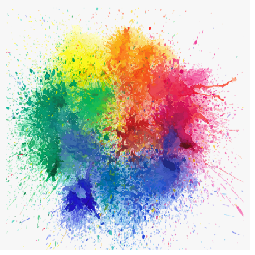
//> input picture fadeev_a_u/lab02/lab02/pic.png, 255 x 255 px
$ ./Source   (built with g++ and OpenCV 4)
//> lines starting //> are read from the running program, lines starting //| are printed output that depends on the picture; after the words box and inside, x2 and y2 are one past the last pixel; in counts of white or black regions, pixels touching at a corner belong together
#include <opencv2/opencv.hpp>
#include <array>
using namespace cv;
using namespace std;

int main() {
    Mat img = imread("pic.png");
//> img is the input picture: 255 rows x 255 cols, CV_8UC3; mean B, G, R 192.6, 197, 199
    imwrite("pic_good.jpeg", img, { IMWRITE_JPEG_QUALITY, 95 });
    imwrite("pic_bad.jpeg", img, { IMWRITE_JPEG_QUALITY, 65 });
    Mat img_good = imread("pic_good.jpeg");
    Mat img_bad = imread("pic_bad.jpeg");


    int cols = img.cols;
//> cols = 255
    int rows = img.rows;
//> rows = 255
    Mat result(rows * 3, cols * 5, CV_8UC3);
    img.copyTo(result(Rect2d(0, 0, cols, rows)));
    img_good.copyTo(result(Rect2d(0, rows, cols, rows)));
    img_bad.copyTo(result(Rect2d(0, 2*rows, cols, rows)));

    array<Mat, 3> ar;
    split(img, ar);


    for (int i = 0; i < 3; ++i) {
        Mat tmp;
        merge(array<Mat, 3>({ ar[i], ar[i], ar[i] }), tmp);
        tmp.copyTo(result(Rect2d((i+1) * cols, 0, cols, rows)));
    }
//> result: 765 rows x 1275 cols, CV_8UC3; mean B, G, R 77.7, 78.6, 79

    array<Mat, 3> for_splitting;

    split(img_good, for_splitting);
    for (int i = 0; i < 3; ++i) {
        Mat tmp;
        absdiff(for_splitting[i], ar[i], tmp);
        merge(array<Mat, 3>({ tmp, tmp, tmp }), tmp);
        tmp.copyTo(result(Rect2d((i + 1) * cols, rows, cols, rows)));
    }
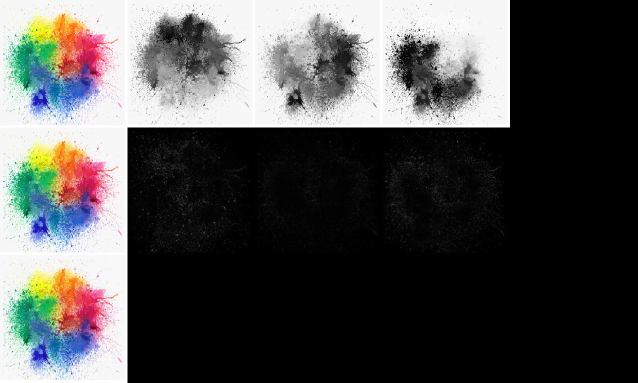
//> result: 765 rows x 1275 cols, CV_8UC3 (shown at 1/2 size); mean B, G, R 78.8, 79.7, 80.1

    split(img_bad, for_splitting);
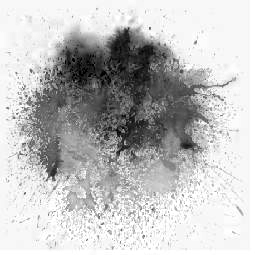
//> for_splitting[0]: 255 rows x 255 cols, CV_8UC1; min 0, max 255, mean 192.3
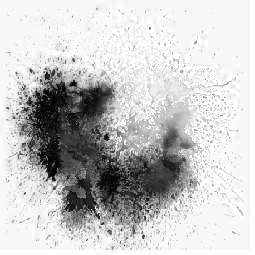
//> for_splitting[2]: 255 rows x 255 cols, CV_8UC1; min 0, max 255, mean 198.6
    for (int i = 0; i < 3; ++i) {
        Mat tmp;
        absdiff(for_splitting[i], ar[i], tmp);
        merge(array<Mat, 3>({ tmp, tmp, tmp }), tmp);
        tmp.copyTo(result(Rect2d((i + 1) * cols, 2*rows, cols, rows)));
    }
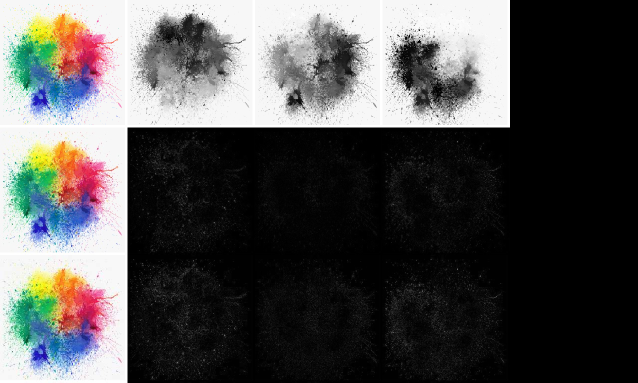
//> result: 765 rows x 1275 cols, CV_8UC3 (shown at 1/2 size); 18.55% of pixels changed, all inside (x1, y1, x2, y2) = (255, 510, 1020, 765)

    Mat grayimg, grayjgood, grayjbad;
    cvtColor(img, grayimg, COLOR_BGR2GRAY);
    merge(array<Mat, 3>({ grayimg, grayimg, grayimg }), grayimg);
//> grayimg: 255 rows x 255 cols, CV_8UC3
    cvtColor(img_good, grayjgood, COLOR_BGR2GRAY);
    merge(array<Mat, 3>({ grayjgood, grayjgood, grayjgood }), grayjgood);
//> grayjgood: 255 rows x 255 cols, CV_8UC3
    cvtColor(img_bad, grayjbad, COLOR_BGR2GRAY);
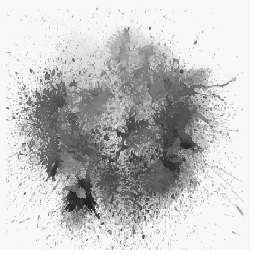
//> grayjbad: 255 rows x 255 cols, CV_8UC1; min 14, max 255, mean 196.8
    merge(array<Mat, 3>({ grayjbad, grayjbad, grayjbad }), grayjbad);
//> grayjbad: 255 rows x 255 cols, CV_8UC3
    absdiff(grayimg, grayjgood, grayjgood);
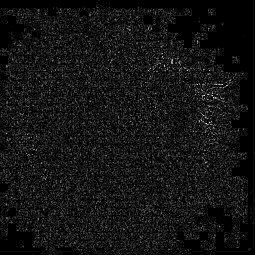
//> grayjgood: 255 rows x 255 cols, CV_8UC3; min 0, max 16, mean 1.29; drawn with min black and max white
    absdiff(grayimg, grayjbad, grayjbad);
    grayimg.copyTo(result(Rect2d(cols * 4, 0, cols, rows)));
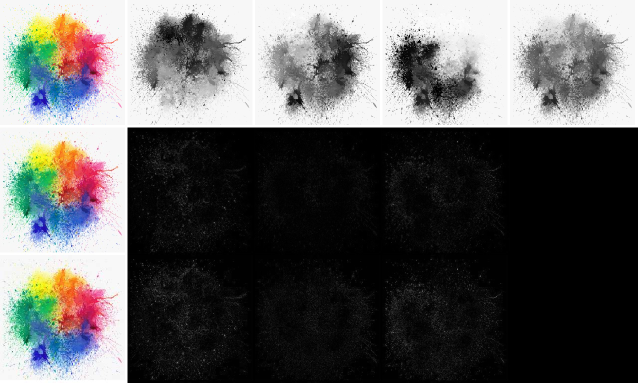
//> result: 765 rows x 1275 cols, CV_8UC3 (shown at 1/2 size); 6.67% of pixels changed, all inside (x1, y1, x2, y2) = (1020, 0, 1275, 255)
    grayjgood.copyTo(result(Rect2d(cols * 4, rows, cols, rows)));
//> result: 765 rows x 1275 cols, CV_8UC3; 4.45% of pixels changed, all inside (x1, y1, x2, y2) = (1020, 255, 1275, 510)
    grayjbad.copyTo(result(Rect2d(cols * 4, 2 * rows, cols, rows)));
//> result: 765 rows x 1275 cols, CV_8UC3; mean B, G, R 94.1, 95, 95.3


    imshow("qwer", result);
    waitKey(0);
}
